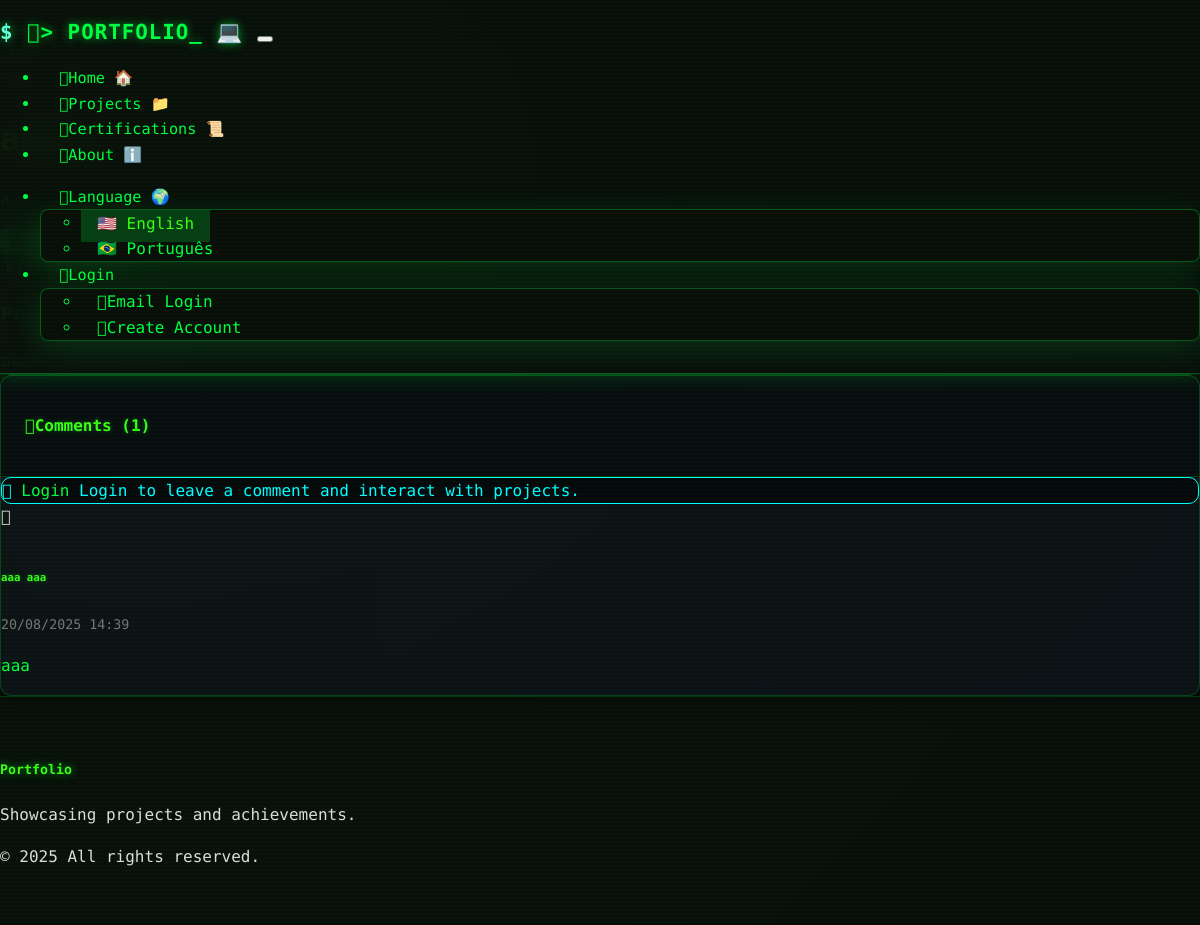
The app's page /project/1 with its own data.
### models.py (models this page shows, shortened)
class Comment(db.Model):
    __tablename__ = 'comments'
    id = db.Column(db.Integer, primary_key=True)
    content = db.Column(db.Text, nullable=False)
    user_id = db.Column(db.String, db.ForeignKey('users.id'), nullable=False)
    project_id = db.Column(db.Integer, db.ForeignKey('projects.id'), nullable=False)
    is_approved = db.Column(db.Boolean, default=True)  # For moderation if needed
    created_at = db.Column(db.DateTime, default=datetime.now)

class User(UserMixin, db.Model):
    __tablename__ = 'users'
    id = db.Column(db.String, primary_key=True)
    email = db.Column(db.String, unique=True, nullable=True)
    password_hash = db.Column(db.String(256), nullable=True)  # For local auth
    first_name = db.Column(db.String, nullable=True)
    last_name = db.Column(db.String, nullable=True)
    profile_image_url = db.Column(db.String, nullable=True)
    is_admin = db.Column(db.Boolean, default=False)
    auth_type = db.Column(db.String(20), default='replit')  # 'replit' or 'local'
    created_at = db.Column(db.DateTime, default=datetime.now)
    updated_at = db.Column(db.DateTime, default=datetime.now, onupdate=datetime.now)
    comments = db.relationship('Comment', backref='author', lazy='dynamic')
    likes = db.relationship('Like', backref='user', lazy='dynamic')
    @property
    def display_name(self):
        if self.first_name and self.last_name:
            return f"{self.first_name} {self.last_name}"
        elif self.first_name:
            return self.first_name
        elif self.email:
            return self.email.split('@')[0]
        return "Anonymous User"

### routes.py (the view)
@app.route('/project/<int:id>')
def project_detail(id):
    project = Project.query.get_or_404(id)
    if not project.is_published:
        if not current_user.is_authenticated or not current_user.is_admin:
            flash('Project not found.', 'error')
            return redirect(url_for('projects'))
    comments = Comment.query.filter_by(project_id=id, is_approved=True).order_by(Comment.created_at).all()
    comment_form = CommentForm()
    return render_template('project_detail.html',
                         project=project,
                         comments=comments,
                         comment_form=comment_form)

### models.py (called while the page is built)
    @property
    def like_count(self):
        return self.likes.count()

    @property
    def tech_list(self):
        if self.technologies:
            return [tech.strip() for tech in self.technologies.split(',')]
        return []

### routes.py (called while the page is built)
@app.before_request
def make_session_permanent():
    session.permanent = True
    if 'language' not in session:
        session['language'] = 'en'

@app.context_processor
def inject_translations():
    def t(key):
        lang = session.get('language', 'en')
        return get_translation(key, lang)
    return dict(t=t, current_language=session.get('language', 'en'))

### translations.py (called while the page is built)
def get_translation(key, lang='en'):
    return translations.get(lang, {}).get(key, translations['en'].get(key, key))

### templates/project_detail.html (shortened to what this page needs)
{% extends "base.html" %}
{% block content %}
<div class="container py-5">
    <div class="row mb-5">
        <div class="col">
            <nav aria-label="breadcrumb">
                <ol class="breadcrumb">
                    <li class="breadcrumb-item"><a href="{{ url_for('index') }}">{{ t('home') }}</a></li>
                    <li class="breadcrumb-item"><a href="{{ url_for('projects') }}">{{ t('nav_projects') }}</a></li>
                    <li class="breadcrumb-item active">{{ project.title }}</li>
                </ol>
            </nav>
        </div>
    </div>
    <div class="row">
        <div class="col-lg-{{ '6' if project.image_url else '12' }}">
            <div class="d-flex align-items-center mb-3">
                <h1 class="me-3">{{ project.title }}</h1>
            </div>
            <p class="lead">{{ project.description }}</p>
            {% if project.category %}
                <div class="mb-3">
                    <span class="badge" style="background-color: {{ project.category.color }}">
                    </span>
                </div>
            {% endif %}
            <div class="d-flex gap-3 mb-4 flex-wrap">
                {% if current_user.is_authenticated %}
                    <button class="btn {{ 'btn-danger' if project.is_liked_by(current_user) else 'btn-outline-danger' }} like-btn"
                            data-project-id="{{ project.id }}">
                        <i class="fas fa-heart me-1"></i>
                        <span class="like-count">{{ project.like_count }}</span>
                        <span class="like-text">{{ t('project_liked') if project.is_liked_by(current_user) else t('project_like') }}</span>
                    </button>
                {% else %}
                    <a href="{{ url_for('login') }}" class="btn btn-outline-danger">
                    </a>
                {% endif %}
            </div>
        </div>
    </div>
    {% if project.content %}
    <div class="row mt-5">
        <div class="col">
            <div class="card">
                <div class="card-body">
                    <h3 class="card-title">{{ t('project_overview') }}</h3>
                    <div class="content">
                    </div>
                </div>
            </div>
        </div>
    </div>
    {% endif %}
    <div class="row mt-5">
        <div class="col">
            <div class="card">
                <div class="card-header">
                    <h4 class="mb-0">
                        <i class="fas fa-comments me-2"></i>{{ t('project_comments') }} ({{ comments|length }})
                    </h4>
                </div>
                <div class="card-body">
                    {% if current_user.is_authenticated %}
                        <form method="POST" action="{{ url_for('add_comment', id=project.id) }}" class="mb-4">
                            {{ comment_form.hidden_tag() }}
                            <div class="mb-3">
                                {{ comment_form.content.label(class="form-label") }}
                                {{ comment_form.content(class="form-control", rows="3", placeholder=t('share_thoughts')) }}
                            </div>
                            <button type="submit" class="btn btn-primary">
                                <i class="fas fa-paper-plane me-2"></i>{{ t('post_comment') }}
                            </button>
                        </form>
                        <hr>
                    {% else %}
                        <div class="alert alert-info">
                            <i class="fas fa-info-circle me-2"></i>
                            <a href="{{ url_for('login') }}">{{ t('nav_login') }}</a> {{ t('login_to_comment') }}
                        </div>
                    {% endif %}
                    {% if comments %}
                        <div class="comments-list">
                            {% for comment in comments %}
                                <div class="d-flex mb-3 pb-3 border-bottom">
                                    <div class="flex-shrink-0 me-3">
                                        {% if comment.author.profile_image_url %}
                                            <img src="{{ comment.author.profile_image_url }}"
                                                 class="rounded-circle" width="40" height="40"
                                                 style="object-fit: cover;">
                                        {% else %}
                                            <div class="bg-secondary rounded-circle d-flex align-items-center justify-content-center"
                                                 style="width: 40px; height: 40px;">
                                                <i class="fas fa-user text-light"></i>
                                            </div>
                                        {% endif %}
                                    </div>
                                    <div class="flex-grow-1">
                                        <div class="d-flex justify-content-between align-items-start mb-2">
                                            <h6 class="mb-0">{{ comment.author.display_name }}</h6>
                                            <small class="text-muted">{{ comment.created_at.strftime('%d/%m/%Y %H:%M') }}</small>
                                        </div>
                                        <p class="mb-0">{{ comment.content }}</p>
                                    </div>
                                </div>
                            {% endfor %}
                        </div>
                    {% else %}
                        <div class="text-center py-4 text-muted">
                            <i class="fas fa-comment fa-2x mb-3 d-block"></i>
                            <p>{{ t('no_comments') }}</p>
                        </div>
                    {% endif %}
                </div>
            </div>
        </div>
    </div>
</div>
{% endblock %}

### static/css/custom.css (style rules this page uses)
:root { --matrix-bg: #0a0f0a; --matrix-dark: #0f1419; --matrix-darker: #040806; --matrix-green: #00ff41; --matrix-bright-green: #39ff14; --matrix-light-green: #7fff00; --matrix-gray: #1a1a2e; --matrix-light-gray: #2a2a40; --matrix-border: #00ff41; --terminal-blue: #00d4ff; --terminal-cyan: #00ffff; --matrix-accent: #64ffda; --matrix-purple: #bd00ff; --warning-amber: #ffb400; --danger-red: #ff4444; --success-green: #00c851; --glow-green: 0 0 15px rgba(0, 255, 65, 0.8); --glow-strong: 0 0 25px rgba(0, 255, 65, 1); --glow-purple: 0 0 15px rgba(189, 0, 255, 0.5); --text-glow: 0 0 10px rgba(0, 255, 65, 0.6); --shadow-deep: 0 8px 32px rgba(0, 255, 65, 0.15); --gradient-green: linear-gradient(135deg, var(--matrix-green) 0%, var(--matrix-accent) 100%); --gradient-dark: linear-gradient(135deg, var(--matrix-darker) 0%, var(--matrix-dark) 100%); --gradient-cyber: linear-gradient(135deg, var(--matrix-green) 0%, var(--matrix-purple) 100%); }
* { font-family: 'Fira Code', 'JetBrains Mono', 'Courier New', 'Consolas', 'Monaco', monospace !important; font-weight: 400; box-sizing: border-box; }
body { background: var(--matrix-bg); background-image: radial-gradient(circle at 25% 25%, rgba(0, 255, 65, 0.05) 0%, transparent 50%), radial-gradient(circle at 75% 75%, rgba(189, 0, 255, 0.03) 0%, transparent 50%), linear-gradient(135deg, var(--matrix-bg) 0%, var(--matrix-darker) 100%); color: var(--matrix-green); line-height: 1.6; margin: 0; padding: 0; overflow-x: hidden; scroll-behavior: smooth; position: relative; }
body::before { content: ''; position: fixed; top: 0; left: 0; width: 100%; height: 100%; pointer-events: none; background: repeating-linear-gradient( 0deg, transparent, transparent 2px, rgba(0, 255, 65, 0.02) 2px, rgba(0, 255, 65, 0.02) 4px ); z-index: 9999; }
.card { background: rgba(15, 20, 25, 0.8); backdrop-filter: blur(10px); -webkit-backdrop-filter: blur(10px); border: 1px solid rgba(0, 255, 65, 0.2); border-radius: 12px; box-shadow: 0 4px 20px rgba(0, 0, 0, 0.3); transition: all 0.3s ease; overflow: hidden; }
.card-header { background: rgba(0, 0, 0, 0.3); border-bottom: 1px solid rgba(0, 255, 65, 0.2); color: var(--matrix-green); font-weight: 600; padding: 1rem 1.5rem; }
.card-title { color: var(--matrix-bright-green); text-shadow: 0 0 5px rgba(0, 255, 65, 0.3); font-weight: 600; }
.badge { background: var(--matrix-green) !important; color: var(--matrix-bg) !important; font-weight: 600; border-radius: 6px; padding: 0.4em 0.8em; font-size: 0.8em; box-shadow: 0 0 10px rgba(0, 255, 65, 0.3); }
a { color: var(--matrix-green); text-decoration: none; transition: all 0.3s ease; }
h1, h2, h3, h4, h5, h6 { color: var(--matrix-bright-green); text-shadow: 0 0 5px rgba(0, 255, 65, 0.3); font-weight: 600; }
.alert { background: rgba(0, 0, 0, 0.5); backdrop-filter: blur(10px); border-radius: 10px; border: 1px solid; }
.alert-info { border-color: var(--terminal-cyan); color: var(--terminal-cyan); }
.text-muted { color: #777 !important; }
.text-light { color: #ddd !important; }
.breadcrumb { background: transparent; padding: 0; margin-bottom: 1rem; }
.breadcrumb-item a { color: var(--matrix-green); }
.breadcrumb-item.active { color: var(--matrix-accent); }
.breadcrumb-item + .breadcrumb-item::before { color: rgba(0, 255, 65, 0.5); content: ">"; }
.comments-list .d-flex { transition: all 0.3s ease; }

### records on screen
Comment: author.display_name "aaa aaa", created_at "20/08/2025 14:39", content "aaa"

### other values on screen
{{ t('nav_home') }} "Home"
{{ t('nav_projects') }} "Projects"
{{ t('nav_achievements') }} "Certifications"
{{ t('nav_about') }} "About"
{{ t('language') }} "Language"
{{ t('english') }} "English"
{{ t('portuguese') }} "Português"
{{ t('nav_login') }} "Login"
{{ t('nav_email_login') }} "Email Login"
{{ t('nav_register') }} "Create Account"
{{ t('project_comments') }} "Comments"
{{ comments|length }} "1"
{{ t('login_to_comment') }} "Login to leave a comment and interact with projects."
{{ t('portfolio_subtitle') }} "Showcasing projects and achievements."
{{ t('footer_rights') }} "All rights reserved."
